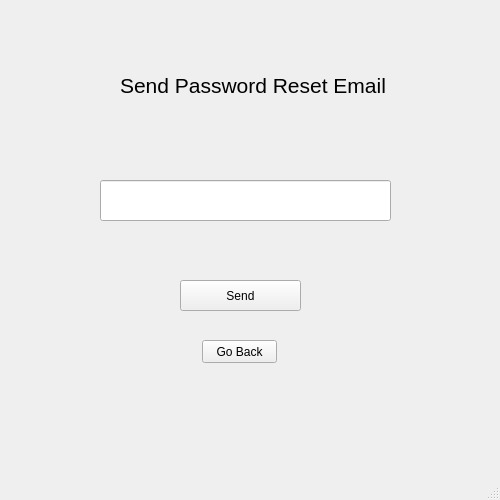
<?xml version="1.0" encoding="UTF-8"?>
<ui version="4.0">
 <class>resetwindow</class>
 <widget class="QMainWindow" name="resetwindow">
  <property name="geometry">
   <rect>
    <x>0</x>
    <y>0</y>
    <width>500</width>
    <height>500</height>
   </rect>
  </property>
  <property name="minimumSize">
   <size>
    <width>500</width>
    <height>500</height>
   </size>
  </property>
  <property name="maximumSize">
   <size>
    <width>500</width>
    <height>500</height>
   </size>
  </property>
  <property name="windowTitle">
   <string>MainWindow</string>
  </property>
  <widget class="QWidget" name="centralwidget">
   <widget class="QLineEdit" name="forget_textbox">
    <property name="geometry">
     <rect>
      <x>100</x>
      <y>180</y>
      <width>291</width>
      <height>41</height>
     </rect>
    </property>
    <property name="font">
     <font>
      <pointsize>12</pointsize>
     </font>
    </property>
   </widget>
   <widget class="QPushButton" name="send_button">
    <property name="geometry">
     <rect>
      <x>180</x>
      <y>280</y>
      <width>121</width>
      <height>31</height>
     </rect>
    </property>
    <property name="text">
     <string>Send</string>
    </property>
   </widget>
   <widget class="QLabel" name="label">
    <property name="geometry">
     <rect>
      <x>120</x>
      <y>60</y>
      <width>271</width>
      <height>51</height>
     </rect>
    </property>
    <property name="font">
     <font>
      <pointsize>16</pointsize>
     </font>
    </property>
    <property name="text">
     <string>Send Password Reset Email</string>
    </property>
   </widget>
   <widget class="QPushButton" name="go_back_button">
    <property name="geometry">
     <rect>
      <x>202</x>
      <y>340</y>
      <width>75</width>
      <height>23</height>
     </rect>
    </property>
    <property name="text">
     <string>Go Back</string>
    </property>
   </widget>
  </widget>
  <widget class="QMenuBar" name="menubar">
   <property name="geometry">
    <rect>
     <x>0</x>
     <y>0</y>
     <width>500</width>
     <height>21</height>
    </rect>
   </property>
  </widget>
  <widget class="QStatusBar" name="statusbar"/>
 </widget>
 <resources/>
 <connections/>
</ui>
